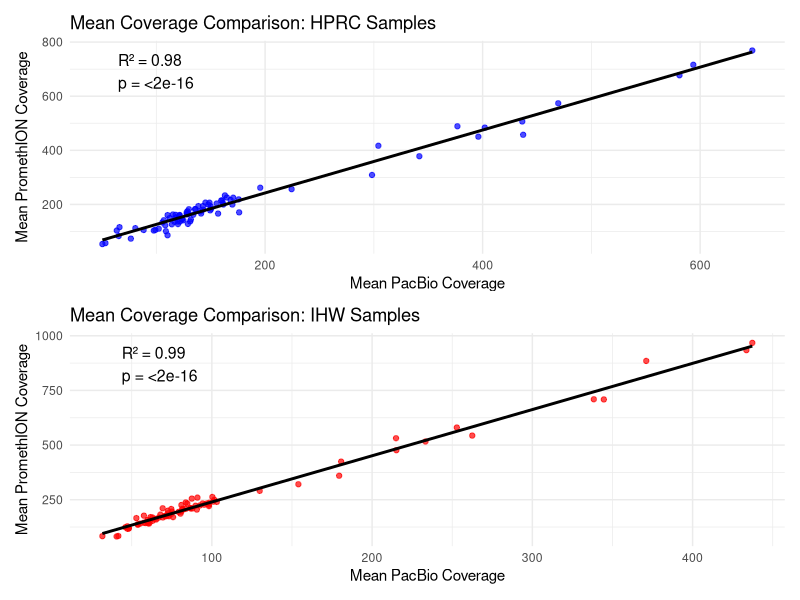

Write R code to recreate this figure.
# Load necessary libraries
library(ggplot2)
library(dplyr)
library(tidyr)
library(patchwork)
library(broom) # For extracting p-values
library(viridis) # For color scale

# Set working directory
setwd("/Users/matt/Documents/GitHub/mhc/scripts/visualizations/dotplot/")

# Read the CSV files
pacbio_data <- read.csv("pacbio_genes.csv")
promethion_data <- read.csv("promethion_genes.csv")

# Reshape the data to long format
pacbio_long <- pacbio_data %>%
  pivot_longer(
    cols = where(is.numeric), # Pivot only numeric columns (coverage values)
    names_to = "sample",
    values_to = "pacbio_coverage"
  )

promethion_long <- promethion_data %>%
  pivot_longer(
    cols = where(is.numeric), # Pivot only numeric columns (coverage values)
    names_to = "sample",
    values_to = "promethion_coverage"
  )

# Merge the datasets
merged_data <- pacbio_long %>%
  inner_join(promethion_long, by = c("gene_name", "sample"))

# Define HPRC and IHW samples
hprc_samples <- c("HG002", "HG003", "HG004", "HG005", "HG01106", "HG01258", 
                  "HG01928", "HG02055", "HG02630", "HG03492", "HG03579", 
                  "NA19240", "NA20129", "NA21309", "NA24694", "NA24695")
ihw_samples <- c("IHW09021", "IHW09049", "IHW09071", "IHW09117", "IHW09118", 
                 "IHW09122", "IHW09125", "IHW09175", "IHW09198", "IHW09200", 
                 "IHW09224", "IHW09245", "IHW09251", "IHW09359", "IHW09364", 
                 "IHW09409")

# Filter the data for HPRC and IHW samples
hprc_data <- merged_data %>%
  filter(sample %in% hprc_samples)

ihw_data <- merged_data %>%
  filter(sample %in% ihw_samples)

# Calculate mean coverage for each gene across all samples
calculate_means <- function(data) {
  data %>%
    group_by(gene_name) %>%
    summarize(
      mean_pacbio_coverage = mean(pacbio_coverage, na.rm = TRUE),
      mean_promethion_coverage = mean(promethion_coverage, na.rm = TRUE)
    )
}

# Compute mean coverage for HPRC and IHW datasets
hprc_means <- calculate_means(hprc_data)
ihw_means <- calculate_means(ihw_data)

# Function to compute R-squared and p-value for means
compute_stats_means <- function(data) {
  model <- lm(mean_promethion_coverage ~ mean_pacbio_coverage, data = data)
  stats <- summary(model)
  r_squared <- stats$r.squared
  p_value <- coef(summary(model))["mean_pacbio_coverage", "Pr(>|t|)"] # Extract p-value for slope
  list(r_squared = r_squared, p_value = p_value)
}

# Compute R-squared and p-value for the means
hprc_stats <- compute_stats_means(hprc_means)
ihw_stats <- compute_stats_means(ihw_means)

# Create scatter plots for means
plot_hprc <- ggplot(hprc_means, aes(x = mean_pacbio_coverage, y = mean_promethion_coverage)) +
  geom_point(alpha = 0.7, color = "blue") +
  geom_smooth(method = "lm", color = "black", se = FALSE) +
  annotate(
    "text",
    x = 0.1 * max(hprc_means$mean_pacbio_coverage, na.rm = TRUE),
    y = 0.9 * max(hprc_means$mean_promethion_coverage, na.rm = TRUE),
    label = paste0("R² = ", round(hprc_stats$r_squared, 2), "\n",
                   "p = ", format.pval(hprc_stats$p_value, scientific = TRUE, digits = 3)),
    hjust = 0, color = "black", size = 4
  ) +
  labs(
    title = "Mean Coverage Comparison: HPRC Samples",
    x = "Mean PacBio Coverage",
    y = "Mean PromethION Coverage"
  ) +
  theme_minimal()

plot_ihw <- ggplot(ihw_means, aes(x = mean_pacbio_coverage, y = mean_promethion_coverage)) +
  geom_point(alpha = 0.7, color = "red") +
  geom_smooth(method = "lm", color = "black", se = FALSE) +
  annotate(
    "text",
    x = 0.1 * max(ihw_means$mean_pacbio_coverage, na.rm = TRUE),
    y = 0.9 * max(ihw_means$mean_promethion_coverage, na.rm = TRUE),
    label = paste0("R² = ", round(ihw_stats$r_squared, 2), "\n",
                   "p = ", format.pval(ihw_stats$p_value, scientific = TRUE, digits = 3)),
    hjust = 0, color = "black", size = 4
  ) +
  labs(
    title = "Mean Coverage Comparison: IHW Samples",
    x = "Mean PacBio Coverage",
    y = "Mean PromethION Coverage"
  ) +
  theme_minimal()

# Combine the two plots using patchwork
combined_plot <- plot_hprc + plot_ihw + plot_layout(ncol = 1)

# Print the combined plot
print(combined_plot)
